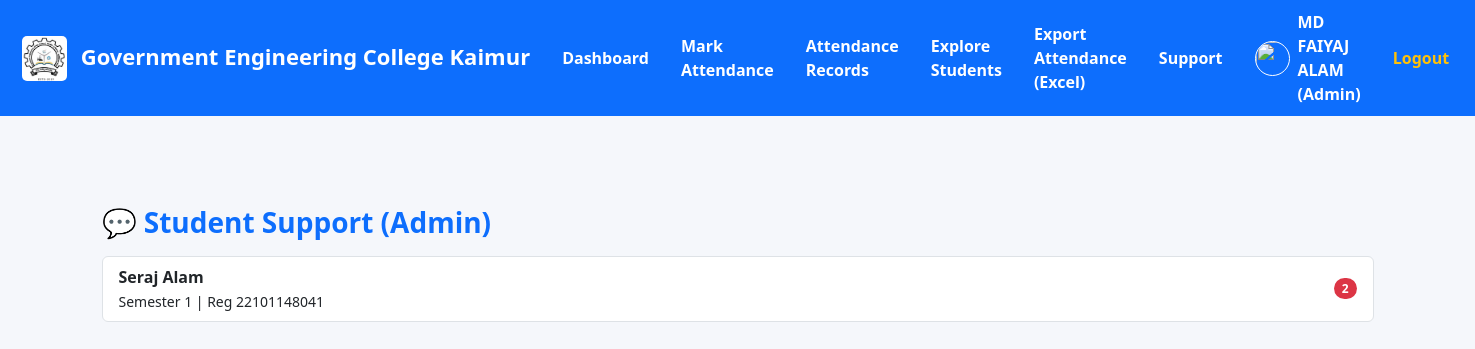
The app's page /admin/support (signed in) with its own data.
### tables this page shows
CREATE TABLE users (
        id INTEGER PRIMARY KEY AUTOINCREMENT,
        name TEXT NOT NULL,
        email TEXT UNIQUE NOT NULL,
        password TEXT NOT NULL,
        role TEXT NOT NULL,
        department TEXT,
        semester INTEGER,
        roll_no TEXT,
        registration_no TEXT,
        parent_phone TEXT,
        parent_email TEXT,
        admin_branch TEXT,
        photo TEXT,
        created_at TEXT DEFAULT CURRENT_TIMESTAMP
    );

### app.py (the view)
@app.route("/admin/support")
@login_required(role="admin")
def admin_support():
    conn = get_db()
    students = conn.execute("""
        SELECT
            u.id,
            u.name,
            u.semester,
            u.registration_no,
            COUNT(sm.id) AS unread
        FROM users u
        JOIN support_messages sm ON sm.student_id = u.id
        WHERE u.role='student'
        GROUP BY u.id
        ORDER BY MAX(sm.created_at) DESC
    """).fetchall()
    conn.close()
    return render_template("admin_support.html", students=students)

### app.py (called while the page is built)
def get_db():
    conn = sqlite3.connect(DB_NAME)
    conn.row_factory = sqlite3.Row
    return conn

def login_required(role=None):
    def decorator(fn):
        @wraps(fn)
        def wrapper(*args, **kwargs):
            if "user_id" not in session:
                flash("Please login first!", "danger")
                return redirect(url_for("login"))
            if role:
                user_role = session.get("user_role", "")
                if user_role is None or user_role.lower() != role.lower():
                    flash("Access denied!", "danger")
                    return redirect(url_for("login"))
            return fn(*args, **kwargs)
        return wrapper
    return decorator

### templates/admin_support.html
{% extends "base.html" %}
{% block content %}
<div class="container">
    <h3 class="fw-bold text-primary mb-3">
        💬 Student Support (Admin)
    </h3>
    <div class="list-group">
        {% if students %}
        {% for s in students %}
        <a href="{{ url_for('admin_support_chat', student_id=s.id) }}"
            class="list-group-item list-group-item-action d-flex justify-content-between align-items-center">
            <div>
                <strong>{{ s.name }}</strong><br>
                <small>
                    Semester {{ s.semester }} |
                    Reg {{ s.registration_no }}
                </small>
            </div>
            {% if s.unread > 0 %}
            <span class="badge bg-danger rounded-pill">
                {{ s.unread }}
            </span>
            {% endif %}
        </a>
        {% endfor %}
        {% else %}
        <p class="text-muted text-center">
            No students found.
        </p>
        {% endif %}
    </div>
</div>
{% endblock %}

### templates/base.html (style rules this page uses)
body { background: #f5f7fb; }

### records on screen
users: name "Seraj Alam", semester "1", registration_no "22101148041", unread "2"

### other values on screen
{{ session.get('user_name') }} "MD FAIYAJ ALAM"
{{ session.get('user_role')|capitalize }} "Admin"
